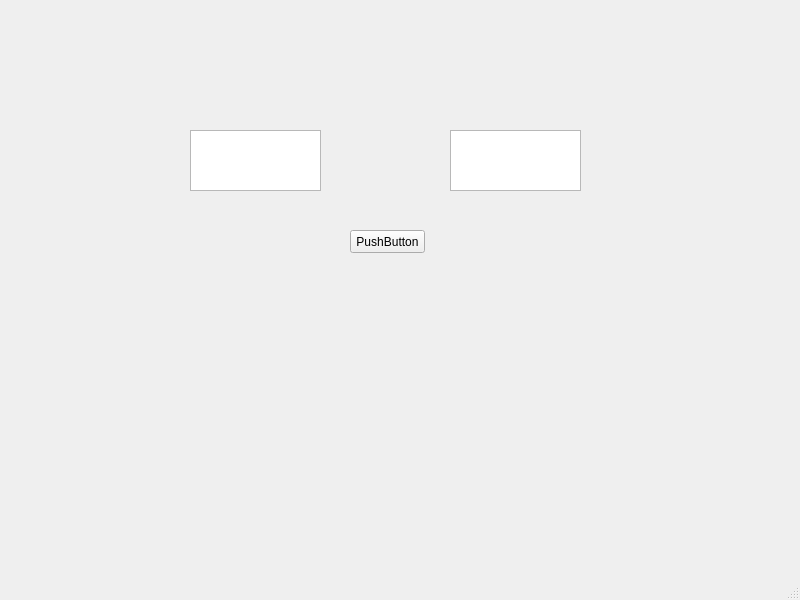
<?xml version="1.0" encoding="UTF-8"?>
<ui version="4.0">
 <class>MainWindow</class>
 <widget class="QMainWindow" name="MainWindow">
  <property name="geometry">
   <rect>
    <x>0</x>
    <y>0</y>
    <width>800</width>
    <height>600</height>
   </rect>
  </property>
  <property name="windowTitle">
   <string>MainWindow</string>
  </property>
  <widget class="QWidget" name="centralwidget">
   <widget class="QPushButton" name="pushButton">
    <property name="geometry">
     <rect>
      <x>350</x>
      <y>230</y>
      <width>75</width>
      <height>23</height>
     </rect>
    </property>
    <property name="text">
     <string>PushButton</string>
    </property>
   </widget>
   <widget class="QListView" name="listView">
    <property name="geometry">
     <rect>
      <x>190</x>
      <y>130</y>
      <width>131</width>
      <height>61</height>
     </rect>
    </property>
   </widget>
   <widget class="QListView" name="listView_2">
    <property name="geometry">
     <rect>
      <x>450</x>
      <y>130</y>
      <width>131</width>
      <height>61</height>
     </rect>
    </property>
   </widget>
  </widget>
  <widget class="QMenuBar" name="menubar">
   <property name="geometry">
    <rect>
     <x>0</x>
     <y>0</y>
     <width>800</width>
     <height>21</height>
    </rect>
   </property>
  </widget>
  <widget class="QStatusBar" name="statusbar"/>
 </widget>
 <resources/>
 <connections/>
</ui>
